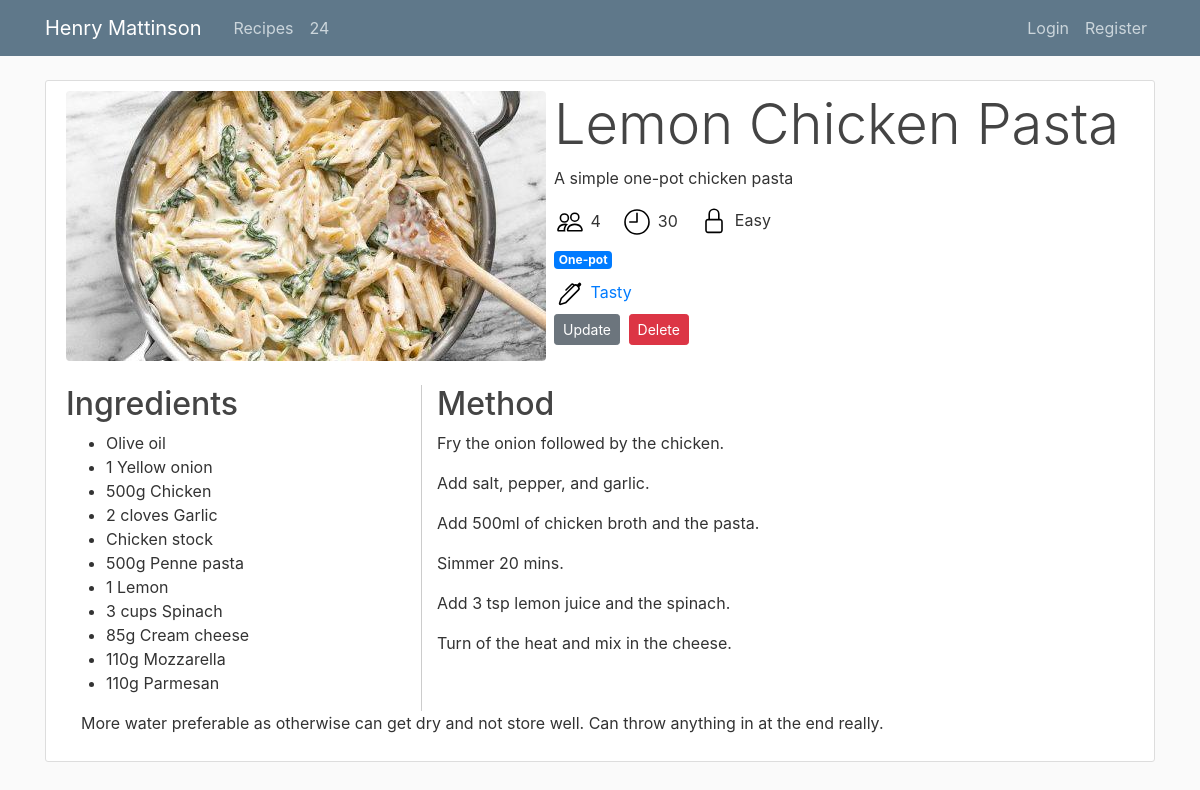
/recipe/1, run on the app's committed database.
### website/models.py (models this page shows)
class Recipe(db.Model):
    id = db.Column(db.Integer, primary_key=True)
    title = db.Column(db.String(100), nullable=False)
    description = db.Column(db.Text, nullable=False)
    image_file = db.Column(db.String(20), nullable=False, default='default.jpg')
    time = db.Column(db.Integer, nullable=False)
    people = db.Column(db.Integer, nullable=False)
    difficulty = db.Column(db.String(16), nullable=False)
    source_name = db.Column(db.String(100), nullable=False)
    source_link = db.Column(db.String(100), nullable=False)
    ingredients = db.Column(db.String, nullable=False)
    method = db.Column(db.Text, nullable=False)
    tags = db.Column(db.String, nullable=False)
    type = db.Column(db.String, nullable=False)
    notes = db.Column(db.Text, nullable=False)

### website/recipes/routes.py (the view)
@recipes.route("/recipe/<int:recipe_id>")
def recipe(recipe_id):
    recipe = Recipe.query.get_or_404(recipe_id)
    return render_template('recipe.html', title=recipe.title, recipe=recipe)

### website/templates/recipe.html
{% extends "layout.html" %}
{% block content %}
<div class="content-section">
  <div id="summary" class="media">
      <img class="rounded mr-2"
            src={{url_for('static',filename='recipe_pics/' + recipe.image_file)}}>
      <div class="media-body">
        <h2 class="display-4">{{recipe.title}}</h2>
        <p>{{recipe.description}}</p>
        <div id="icons" class="mt-2">
            <img src="/static/icons/people.svg" alt="" width="32" height="32" title="Bootstrap">
            <span class="mr-3">{{recipe.people}}</span>
            <img src="/static/icons/clock.svg" alt="" width="32" height="32" title="Bootstrap">
            <span class="mr-3">{{recipe.time}}</span>
            <img src="/static/icons/lock.svg" alt="" width="32" height="32" title="Bootstrap">
            <span>{{recipe.difficulty}}</span>
        </div>
        <div id="tags" class="mt-2">
          {% for tag in recipe.tags.split(",")%}
            {% if tag=="Vegetarian" or tag=="Vegan" %}
              <span class="badge badge-success">{{tag}}</span>
            {% elif tag=="Spicy" %}
              <span class="badge badge-danger">{{tag}}</span>
            {% elif tag=="Hard Ingredients" %}
              <span class="badge badge-warning">{{tag}}</span>
            {% else %}
              <span class="badge badge-primary">{{tag}}</span>
            {% endif %}
          {% endfor %}
        </div>
        <div id="author" class="mt-2">
          <img src="/static/icons/pen.svg" alt="" width="32" height="32" title="Bootstrap">
          <span><a href="{{recipe.source_link}}">{{recipe.source_name}}</a></span>
        </div>
        <div>
          <a class="btn btn-secondary btn-sm mt-1 mb-1" href="{{ url_for('recipes.update_recipe', recipe_id=recipe.id) }}">Update</a>
          <button type="button" class="btn btn-danger btn-sm m-1" data-toggle="modal" data-target="#deleteModal">Delete</button>
        </div>
    </div>
  </div>
    <div class="container mt-4">
      <div class="row">
        <div class="col-4 pl-0" style="border-right: 1px solid #ccc">
          <h2>Ingredients</h2>
            <ul>
            {% for ingredient in recipe.ingredients.split('\r') %}
              <li>{{ingredient}}</li>
            {% endfor %}
            </ul>
        </div>
        <div class="col-8">
          <h2>Method</h2>
          {% for step in recipe.method.split('\r') %}
            <p>{{step}}<p>
          {% endfor %}
        </div>
      </div>
      {% for note in recipe.notes.split('\r') %}
        <p>{{note}}<p>
      {% endfor %}
    </div>
</div>
{% endblock content %}

### website/templates/layout.html (shortened to what this page needs)
<!DOCTYPE html>
<html>
<head>
    <link rel="stylesheet" href="https://maxcdn.bootstrapcdn.com/bootstrap/4.0.0/css/bootstrap.min.css">
    <link rel="stylesheet" type="text/css" href="{{ url_for('static', filename='main.css') }}">
</head>
<body>
    <header class="site-header">
      <nav class="navbar navbar-expand-md navbar-dark bg-steel fixed-top">
        <div class="container">
          <a class="navbar-brand mr-4" href="{{ url_for('main.home')}}">Henry Mattinson</a>
          <div class="collapse navbar-collapse" id="navbarToggle">
            <div class="navbar-nav mr-auto">
              <a class="nav-item nav-link" href="{{ url_for('recipes.all')}}">Recipes</a>
              <a class="nav-item nav-link" href="{{ url_for('card_solver.card_solver')}}">24</a>
            </div>
            <div class="navbar-nav">
              {% if current_user.is_authenticated %}
                <li class="nav-item dropdown">
                  <a class="nav-link dropdown-toggle" href="#" id="navbarDropdown" role="button" data-toggle="dropdown"  aria-haspopup="true" aria-expanded="false">
                    <img class="rounded-circle"
                          src="{{ url_for('static', filename='profile_pics/' + current_user.image_file) }}"
                          height="21">
                  </a>
                  <div class="dropdown-menu dropdown-menu-right" aria-labelledby="navbarDropdown">
                    <a class="dropdown-item" href="{{ url_for('users.account')}}">Account</a>
                    <a class="dropdown-item" href="{{ url_for('users.logout')}}">Logout</a>
                  </div>
                </li>
              {% else %}
                <a class="nav-item nav-link" href="{{ url_for('users.login')}}">Login</a>
                <a class="nav-item nav-link" href="{{ url_for('users.register')}}">Register</a>
              {% endif %}
            </div>
          </div>
        </div>
      </nav>
    </header>
    <main role="main" class="container">
      <div class="row">
        <div class="col-md-12">
          {% block content %}
          {% endblock %}
        </div>
      </div>
    </main>
</body>
</html>

### website/static/main.css (style rules this page uses)
body { background: #fafafa; color: #333333; margin-top: 5rem; }
h1, h2, h3, h4, h5, h6 { color: #444444; }
.bg-steel { background-color: #5f788a; }
.site-header .navbar-nav .nav-link { color: #cbd5db; }
.content-section { background: #ffffff; padding: 10px 20px; border: 1px solid #dddddd; border-radius: 3px; margin-bottom: 20px; }

### data on the page
Recipe: image_file (picture), title "Lemon Chicken Pasta", description "A simple one-pot chicken pasta", people "4", time "30", difficulty "Easy", tags "One-pot", source_name "Tasty", notes "More water preferable as otherwise can get dry and not store well. Can throw anything in at the end really."

### other printed values
{{ ingredient }} "Olive oil" "1 Yellow onion" "500g Chicken" "2 cloves Garlic" "Chicken stock" "500g Penne pasta" "1 Lemon" "3 cups Spinach" "85g Cream cheese" "110g Mozzarella" "110g Parmesan"
{{ step }} "Fry the onion followed by the chicken." "Add salt, pepper, and garlic." "Add 500ml of chicken broth and the pasta." "Simmer 20 mins." "Add 3 tsp lemon juice and the spinach." "Turn of the heat and mix in the cheese."
